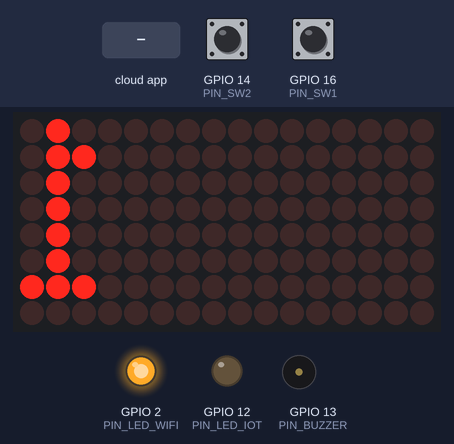
Recording of a sketch running on a simulated ESP32. On the bench: 16×8 LED matrix, output pins drawn as LEDs (lit = HIGH), buzzer (waves = sounding). Wiring (inferred from the names in the program): HT16K33 LED driver at I2C address 0x70. Dashed ring = blinking. Inputs (shaded band) come from the test bench; at power-on: GPIO 14 (PIN_SW2) HIGH, GPIO 16 (PIN_SW1) HIGH. The ROS host is connected and sends only what is stated.

Above: at 2.6 s.
2.7 s: the phone or cloud app sets button to 1
At 3.4 s:
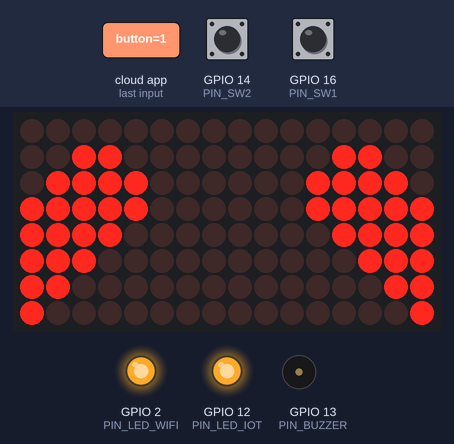
5.0 s: GPIO 14 (PIN_SW2) pulled LOW for 3.2 s
At 8.17 s:
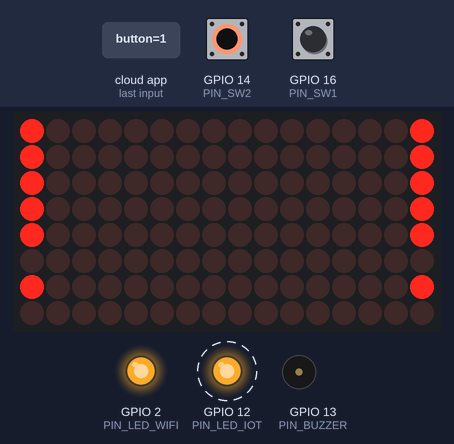
9.7 s: GPIO 16 (PIN_SW1) pulled LOW for 3.2 s
At 12.86 s:
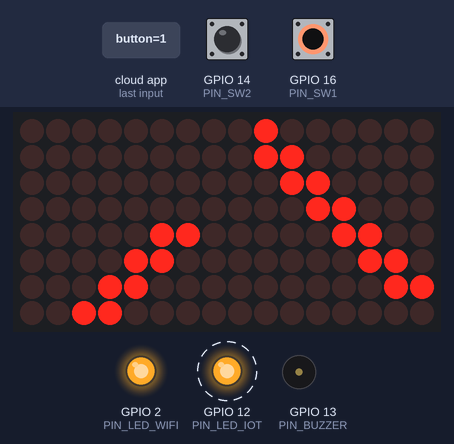
Timing chart, 0 to 14.4 s (numbered marks = the images above; inputs shaded):
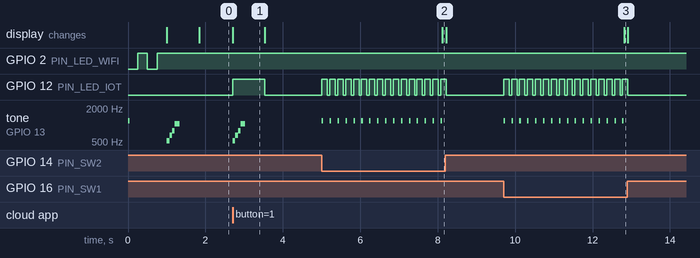

The sketch:

kidbright_board1.ino
```cpp
/*
 * KidBright 32 - micro-ROS Board 1 (Node: kidbright_board1)
 *
 * Hardware Mapping (KidBright 32 / ESP32-WROOM):
 * - Switch 1 (S1): GPIO 16 (Active LOW with internal pull-up)
 * - Switch 2 (S2): GPIO 14 (Active LOW with internal pull-up)
 * - Buzzer:        GPIO 13 (Tone / PWM)
 * - WIFI LED:      GPIO 2  (Connection status indicator)
 * - IOT LED:       GPIO 12 (Activity indicator)
 * - LED Matrix:    HT16K33 16x8 (I2C: SDA=21, SCL=22, Addr=0x70)
 *
 * ROS 2 Communication:
 * - Publisher:   /kidbright/board1/button (std_msgs/msg/Int32)
 *                -> Sends 1 on SW1 press, 2 on SW2 press
 * - Subscriber:  /kidbright/board2/button (std_msgs/msg/Int32)
 *                -> Reacts when Board 2 sends button events!
 */

#include <micro_ros_arduino.h>
#include <stdio.h>
#include <rcl/rcl.h>
#include <rcl/error_handling.h>
#include <rclc/rclc.h>
#include <rclc/executor.h>
#include <std_msgs/msg/int32.h>
#include "ht16k33_matrix.h"

// ============================================================================
// Transport Configuration (Wi-Fi or Serial)
// ============================================================================
#define USE_WIFI 1   // Set to 1 for Wi-Fi UDP, 0 for USB Serial

#if USE_WIFI
  #include <WiFi.h>
  char ssid[] = "YOUR_WIFI_SSID";             // <--- ใส่ชื่อ Wi-Fi ของท่าน
  char password[] = "YOUR_WIFI_PASSWORD";     // <--- ใส่รหัสผ่าน Wi-Fi
  char agent_ip[] = "192.168.1.100";          // <--- ใส่ IP ของ Host (WSL/Windows) เช่น "192.168.1.100"
  const size_t agent_port = 8888;
#endif

// ============================================================================
// Pin Definitions for KidBright 32
// ============================================================================
#define PIN_SW1       16  // Switch 1 (ปุ่ม S1) - หากบอร์ดของท่านสลับกัน สามารถเปลี่ยนเป็น 14 ได้
#define PIN_SW2       14  // Switch 2 (ปุ่ม S2)
#define PIN_BUZZER    13  // ลำโพง Buzzer
#define PIN_LED_WIFI   2  // LED WIFI
#define PIN_LED_IOT   12  // LED IOT

// ============================================================================
// Global Objects
// ============================================================================
KidbrightMatrix matrix;

rclc_support_t support;
rcl_allocator_t allocator;
rcl_node_t node;
rclc_executor_t executor;
rcl_publisher_t publisher;
rcl_subscription_t subscriber;

std_msgs__msg__Int32 msg_pub;
std_msgs__msg__Int32 msg_sub;

enum AgentStatus {
  WAITING_AGENT,
  AGENT_CONNECTED
} agent_state = WAITING_AGENT;

// Sound generator helper for Buzzer
void buzzerBeep(int freq, int duration_ms) {
#if defined(ESP_ARDUINO_VERSION) && ESP_ARDUINO_VERSION >= ESP_ARDUINO_VERSION_VAL(3, 0, 0)
  tone(PIN_BUZZER, freq, duration_ms);
  delay(duration_ms);
#else
  ledcSetup(0, freq, 8);
  ledcAttachPin(PIN_BUZZER, 0);
  ledcWriteTone(0, freq);
  delay(duration_ms);
  ledcWrite(0, 0);
#endif
}

void soundHappy() {
  buzzerBeep(523, 70); // C5
  buzzerBeep(659, 70); // E5
  buzzerBeep(784, 70); // G5
  buzzerBeep(1047, 120); // C6
}

void soundAlert() {
  buzzerBeep(880, 80);
  delay(40);
  buzzerBeep(880, 80);
}

void soundChirp() {
  buzzerBeep(1200, 40);
}

// Callback when Board 2 presses a button
void subscription_callback(const void * msinf) {
  const std_msgs__msg__Int32 * msg = (const std_msgs__msg__Int32 *)msinf;
  digitalWrite(PIN_LED_IOT, HIGH);

  if (msg->data == 1) {
    // Board 2 pressed Button 1 -> Show Heart and play Happy chime
    matrix.showIcon(ICON_HEART);
    soundHappy();
    delay(500);
    matrix.showIcon(ICON_NUM1); // กลับมาแสดงเลขบอร์ด 1
  }
  else if (msg->data == 2) {
    // Board 2 pressed Button 2 -> Show Smile and play Alert beep
    matrix.showIcon(ICON_SMILE);
    soundAlert();
    delay(500);
    matrix.showIcon(ICON_NUM1);
  }

  digitalWrite(PIN_LED_IOT, LOW);
}

// ============================================================================
// micro-ROS Entity Management
// ============================================================================
bool create_entities() {
  allocator = rcl_get_default_allocator();

  rcl_init_options_t init_options = rcl_get_zero_initialized_init_options();
  if (rcl_init_options_init(&init_options, allocator) != RCL_RET_OK) return false;

  if (rclc_support_init_with_options(&support, 0, NULL, &init_options, &allocator) != RCL_RET_OK) {
    return false;
  }

  // สร้าง Node ชื่อ "kidbright_board1"
  if (rclc_node_init_default(&node, "kidbright_board1", "", &support) != RCL_RET_OK) {
    return false;
  }

  // สร้าง Publisher ส่งค่าไปยัง Topic: /kidbright/board1/button
  if (rclc_publisher_init_default(
        &publisher,
        &node,
        ROSIDL_GET_MSG_TYPE_SUPPORT(std_msgs, msg, Int32),
        "/kidbright/board1/button") != RCL_RET_OK) {
    return false;
  }

  // สร้าง Subscriber รับค่าจาก Topic: /kidbright/board2/button
  if (rclc_subscription_init_default(
        &subscriber,
        &node,
        ROSIDL_GET_MSG_TYPE_SUPPORT(std_msgs, msg, Int32),
        "/kidbright/board2/button") != RCL_RET_OK) {
    return false;
  }

  // สร้าง Executor สำหรับรับ Callback
  if (rclc_executor_init(&executor, &support.context, 1, &allocator) != RCL_RET_OK) {
    return false;
  }

  if (rclc_executor_add_subscription(
        &executor,
        &subscriber,
        &msg_sub,
        &subscription_callback,
        ON_NEW_DATA) != RCL_RET_OK) {
    return false;
  }

  return true;
}

void destroy_entities() {
  rcl_publisher_fini(&publisher, &node);
  rcl_subscription_fini(&subscriber, &node);
  rclc_executor_fini(&executor);
  rcl_node_fini(&node);
  rclc_support_fini(&support);
}

// ============================================================================
// Setup
// ============================================================================
void setup() {
  pinMode(PIN_SW1, INPUT_PULLUP);
  pinMode(PIN_SW2, INPUT_PULLUP);
  pinMode(PIN_BUZZER, OUTPUT);
  pinMode(PIN_LED_WIFI, OUTPUT);
  pinMode(PIN_LED_IOT, OUTPUT);

  digitalWrite(PIN_LED_WIFI, LOW);
  digitalWrite(PIN_LED_IOT, LOW);

  // เริ่มต้นหน้าจอ Matrix 16x8
  matrix.begin();
  matrix.showIcon(ICON_NUM1); // แสดงเลข "1" ประจำบอร์ด
  soundChirp();

#if USE_WIFI
  set_microros_wifi_transports(ssid, password, agent_ip, agent_port);
#else
  Serial.begin(115200);
  set_microros_serial_transports(Serial);
#endif
}

// ============================================================================
// Main Loop
// ============================================================================
unsigned long last_ping_time = 0;
unsigned long last_sw1_time = 0;
unsigned long last_sw2_time = 0;
const unsigned long debounce_delay = 200;

void loop() {
  unsigned long now = millis();

  // State Machine สำหรับเชื่อมต่อ Agent
  switch (agent_state) {
    case WAITING_AGENT:
      // กระพริบไฟ LED_WIFI ขณะรอเชื่อมต่อ
      digitalWrite(PIN_LED_WIFI, (now / 250) % 2);

      if (now - last_ping_time > 1000) {
        last_ping_time = now;
        // Ping micro-ROS Agent
        if (rmw_uros_ping_agent(100, 1) == RMW_RET_OK) {
          if (create_entities()) {
            agent_state = AGENT_CONNECTED;
            digitalWrite(PIN_LED_WIFI, HIGH); // ติดค้างเมื่อเชื่อมต่อสำเร็จ
            matrix.showIcon(ICON_CHECK);
            soundHappy();
            delay(500);
            matrix.showIcon(ICON_NUM1);
          } else {
            destroy_entities();
          }
        }
      }
      break;

    case AGENT_CONNECTED:
      // หมุน Executor รับข้อความจาก Board 2
      rclc_executor_spin_some(&executor, RCL_MS_TO_NS(10));

      // ตรวจสอบสถานะการเชื่อมต่อ Agent ทุก 3 วินาที
      if (now - last_ping_time > 3000) {
        last_ping_time = now;
        if (rmw_uros_ping_agent(100, 1) != RMW_RET_OK) {
          agent_state = WAITING_AGENT;
          digitalWrite(PIN_LED_WIFI, LOW);
          destroy_entities();
          break;
        }
      }

      // ตรวจสอบการกดปุ่ม Switch 1
      if (digitalRead(PIN_SW1) == LOW) {
        if (now - last_sw1_time > debounce_delay) {
          last_sw1_time = now;
          msg_pub.data = 1;
          digitalWrite(PIN_LED_IOT, HIGH);
          rcl_publish(&publisher, &msg_pub, NULL);
          soundChirp();
          matrix.showIcon(ICON_CHECK);
          delay(100);
          digitalWrite(PIN_LED_IOT, LOW);
          matrix.showIcon(ICON_NUM1);
        }
      }

      // ตรวจสอบการกดปุ่ม Switch 2
      if (digitalRead(PIN_SW2) == LOW) {
        if (now - last_sw2_time > debounce_delay) {
          last_sw2_time = now;
          msg_pub.data = 2;
          digitalWrite(PIN_LED_IOT, HIGH);
          rcl_publish(&publisher, &msg_pub, NULL);
          soundChirp();
          matrix.showIcon(ICON_EXCLAMATION);
          delay(100);
          digitalWrite(PIN_LED_IOT, LOW);
          matrix.showIcon(ICON_NUM1);
        }
      }
      break;
  }
}
```

ht16k33_matrix.h
```cpp
#ifndef HT16K33_MATRIX_H
#define HT16K33_MATRIX_H

#include <Arduino.h>
#include <Wire.h>

#define HT16K33_DEFAULT_ADDR 0x70
#define HT16K33_CMD_OSC_ON   0x21
#define HT16K33_CMD_DISP_ON  0x81
#define HT16K33_CMD_DISP_OFF 0x80
#define HT16K33_CMD_BRIGHT   0xE0

// KidBright 32 I2C Pins for Built-in LED Matrix
#define KB_MATRIX_SDA 21
#define KB_MATRIX_SCL 22

enum MatrixIcon {
    ICON_CLEAR = 0,
    ICON_HEART,
    ICON_SMILE,
    ICON_EXCLAMATION,
    ICON_CHECK,
    ICON_NUM1,
    ICON_NUM2,
    ICON_WIFI
};

class KidbrightMatrix {
public:
    KidbrightMatrix(uint8_t addr = HT16K33_DEFAULT_ADDR) : _addr(addr) {
        memset(_buffer, 0, sizeof(_buffer));
    }

    bool begin(int sda = KB_MATRIX_SDA, int scl = KB_MATRIX_SCL) {
        Wire.begin(sda, scl);

        Wire.beginTransmission(_addr);
        if (Wire.endTransmission() != 0) {
            return false;
        }

        sendCommand(HT16K33_CMD_OSC_ON);
        sendCommand(HT16K33_CMD_DISP_ON);
        setBrightness(10);

        clear();
        return true;
    }

    void setBrightness(uint8_t brightness) {
        if (brightness > 15) brightness = 15;
        sendCommand(HT16K33_CMD_BRIGHT | brightness);
    }

    void clear() {
        memset(_buffer, 0, sizeof(_buffer));
        flush();
    }

    void flush() {
        Wire.beginTransmission(_addr);
        Wire.write(0x00);
        for (uint8_t i = 0; i < 16; i++) {
            Wire.write(_buffer[i]);
        }
        Wire.endTransmission();
    }

    void showIcon(MatrixIcon icon) {
        switch (icon) {
            case ICON_HEART: {
                const uint8_t heartMap[16] = {
                    0x00, 0x00,
                    0x0C, 0x30,
                    0x1E, 0x78,
                    0x1F, 0xF8,
                    0x0F, 0xF0,
                    0x07, 0xE0,
                    0x03, 0xC0,
                    0x01, 0x80
                };
                memcpy(_buffer, heartMap, 16);
                break;
            }
            case ICON_SMILE: {
                const uint8_t smileMap[16] = {
                    0x00, 0x00,
                    0x18, 0x18,
                    0x18, 0x18,
                    0x00, 0x00,
                    0x20, 0x04,
                    0x10, 0x08,
                    0x0F, 0xF0,
                    0x00, 0x00
                };
                memcpy(_buffer, smileMap, 16);
                break;
            }
            case ICON_EXCLAMATION: {
                const uint8_t alertMap[16] = {
                    0x01, 0x80,
                    0x01, 0x80,
                    0x01, 0x80,
                    0x01, 0x80,
                    0x01, 0x80,
                    0x00, 0x00,
                    0x01, 0x80,
                    0x00, 0x00
                };
                memcpy(_buffer, alertMap, 16);
                break;
            }
            case ICON_CHECK: {
                const uint8_t checkMap[16] = {
                    0x00, 0x02,
                    0x00, 0x06,
                    0x00, 0x0C,
                    0x00, 0x18,
                    0x60, 0x30,
                    0x30, 0x60,
                    0x18, 0xC0,
                    0x0C, 0x00
                };
                memcpy(_buffer, checkMap, 16);
                break;
            }
            case ICON_NUM1: {
                const uint8_t num1Map[16] = {
                    0x02, 0x00,
                    0x06, 0x00,
                    0x02, 0x00,
                    0x02, 0x00,
                    0x02, 0x00,
                    0x02, 0x00,
                    0x07, 0x00,
                    0x00, 0x00
                };
                memcpy(_buffer, num1Map, 16);
                break;
            }
            case ICON_NUM2: {
                const uint8_t num2Map[16] = {
                    0x07, 0x00,
                    0x01, 0x80,
                    0x00, 0x80,
                    0x01, 0x00,
                    0x02, 0x00,
                    0x04, 0x00,
                    0x07, 0x80,
                    0x00, 0x00
                };
                memcpy(_buffer, num2Map, 16);
                break;
            }
            case ICON_WIFI: {
                const uint8_t wifiMap[16] = {
                    0x07, 0xE0,
                    0x18, 0x18,
                    0x03, 0xC0,
                    0x0C, 0x30,
                    0x01, 0x80,
                    0x02, 0x40,
                    0x00, 0x00,
                    0x01, 0x80
                };
                memcpy(_buffer, wifiMap, 16);
                break;
            }
            case ICON_CLEAR:
            default:
                memset(_buffer, 0, sizeof(_buffer));
                break;
        }
        flush();
    }

private:
    uint8_t _addr;
    uint8_t _buffer[16];

    void sendCommand(uint8_t cmd) {
        Wire.beginTransmission(_addr);
        Wire.write(cmd);
        Wire.endTransmission();
    }
};

#endif // HT16K33_MATRIX_H
```

Measured:
- after the input at 2.7 s, GPIO 12 (PIN_LED_IOT): LOW → HIGH at once, → LOW 0.83 s later; tone on GPIO 13 (PIN_BUZZER): plays 523 Hz for 0.07 s, 659 Hz for 0.07 s, 784 Hz for 0.07 s, 1047 Hz for 0.12 s, starting at once; the display: changes at once (image 1)
- after the input at 5.0 s, GPIO 12 (PIN_LED_IOT): alternates HIGH for 0.14 s and LOW for 0.06 s, 32 changes in all, then stays LOW, starting at once; tone on GPIO 13 (PIN_BUZZER): alternates 1200 Hz for 0.04 s and silent for 0.16 s, 32 changes in all, then stays silent, starting at once; the display: changes after 3.1 s (image 2)
- after the input at 9.7 s, GPIO 12 (PIN_LED_IOT): alternates HIGH for 0.14 s and LOW for 0.06 s, 32 changes in all, then stays LOW, starting at once; tone on GPIO 13 (PIN_BUZZER): alternates 1200 Hz for 0.04 s and silent for 0.16 s, 32 changes in all, then stays silent, starting at once; the display: changes after 3.1 s (image 3)
- by itself, tone on GPIO 13 (PIN_BUZZER): plays 1200 Hz for 0.04 s, 523 Hz for 0.07 s, 659 Hz for 0.07 s, 784 Hz for 0.07 s, 1047 Hz for 0.12 s
- what the display in image 1 shows lasts 0.8 s, from 2.7 s to 3.5 s
